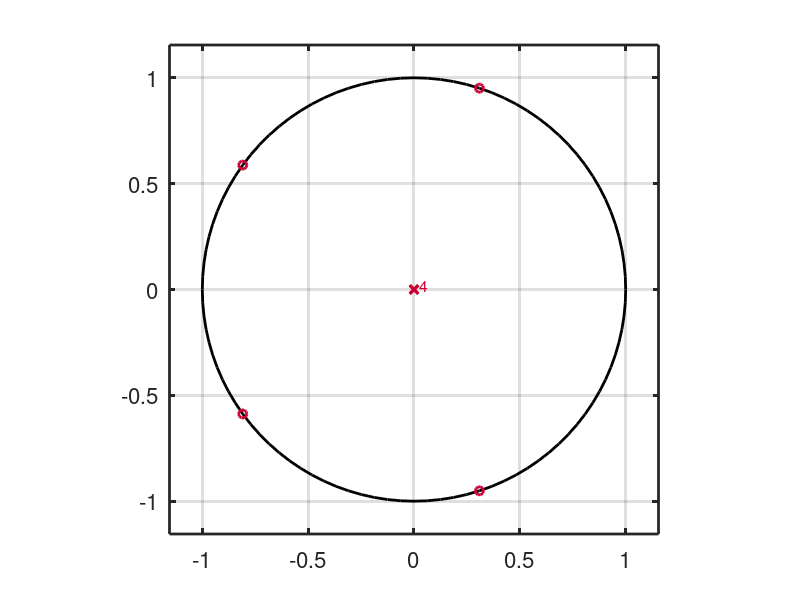
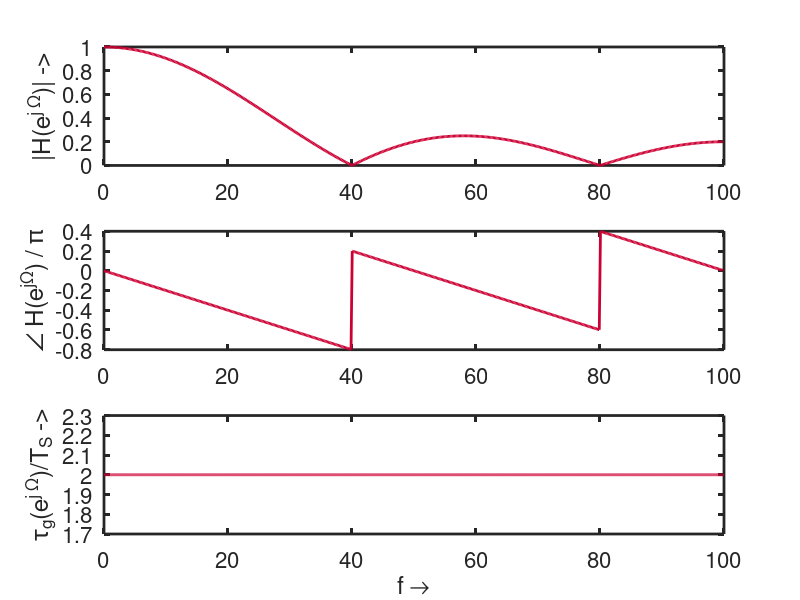

Write MATLAB code to recreate these figures, in order.
%===============================================
% ueb_LTI_F_sensor_m.m
%
% Abgetastetes und gefiltertes "Sensorsignal" im Frequenzbereich
% 
% (c) 2013 Christian Münker - Files zur Vorlesung "DSV auf FPGAs"
%===============================================
set(0,'DefaultAxesColorOrder', [0.8 0 0.2; 0 1 0; 0 0 1], ...
      'DefaultAxesLineStyleOrder','-|--|:|-.');

set(0,'DefaultAxesUnits','normalized');      
set(0,'DefaultAxesFontSize',16);
set(0,'defaultTextFontSize',16);
set(0,'defaultLineMarkerSize', 6);

set(0,'defaultaxeslinewidth',2);
set(0,'defaultlinelinewidth',2);
close all;
clear all;
% Variables
Ts = 1/200.0;
f1 = 50.0;
phi0  = 0;
Tmax = 6.0/f1;
N_Ts = Tmax / Ts;
%- input signal, filt. coeff.
n = 0:round(N_Ts)-1;
xn=1.5+0.5*cos(2*pi*f1*n*Ts+phi0);
b = ones(1,5); a = 1; 
%b = conv([1,1,1],[1,1,1]); a = 1;
%b = [1, 0]; a = [1, -0.9];
%
%----- P/Z-Plot -----
figure(1);
title('Pole/Zero-Plan')
zplane(b,a);
% ----- frequency response -----
figure(2);
[H, W] = freqz(b, a);
f = W  / (Ts * 2 * pi);
[Asig,w]=freqz(b,a,[f1*Ts*2*pi,0.5]);
H_mx = max(abs(H)); H = H / H_mx;
Asig = abs(Asig(1))/H_mx;
title('Frequency Response H(f)');
subplot(311);
plot(f,abs(H));
ylabel('|H(e^{j \Omega})| ->');
%
%
%
%
%
subplot(312);
plot(f, angle(H)/pi);
ylabel('\angle H(e^{j\Omega}) / \pi');
subplot(313);
[tau, w] = grpdelay(b,a, 2048, 200);
%
plot(w, tau);
xlabel('f \rightarrow');
ylabel('\tau_g(e^{j \Omega})/T_S ->');
%